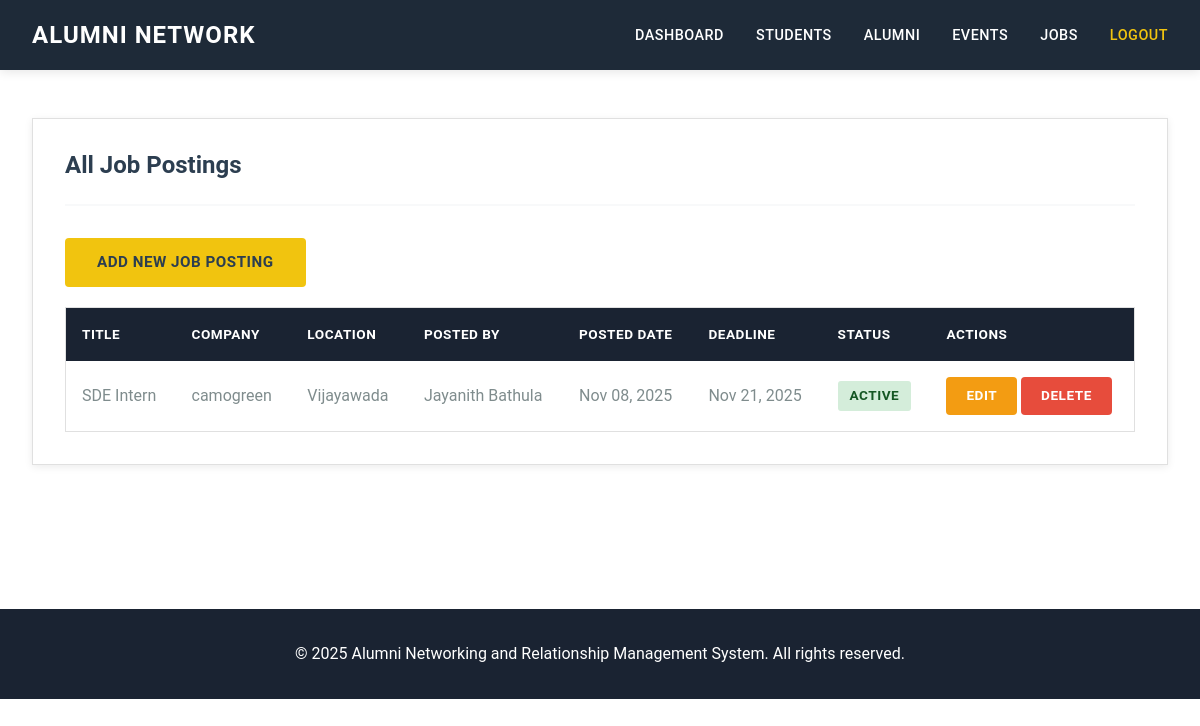
The app's page /alljobs (signed in) with its own data.
### adminapp/models.py (models this page shows, shortened)
class JobPosting(models.Model):
    id = models.AutoField(primary_key=True)
    title = models.CharField(max_length=200, blank=False)
    company = models.CharField(max_length=100, blank=False)
    location = models.CharField(max_length=100, blank=True)
    description = models.TextField(blank=True)
    requirements = models.TextField(blank=True)
    posted_by = models.ForeignKey(Alumni, on_delete=models.CASCADE, related_name='job_postings')
    posted_at = models.DateTimeField(auto_now_add=True)
    application_deadline = models.DateTimeField(null=True, blank=True)
    is_active = models.BooleanField(default=True)
    contact_email = models.CharField(max_length=100, blank=True)
    class Meta:
        db_table = "job_posting_table"

class Alumni(models.Model):
    id=models.AutoField(primary_key=True)
    alumniid=models.BigIntegerField(blank=False,unique=True)
    fullname=models.CharField(max_length=100,blank=False)
    gender=models.CharField(max_length=20,blank=False)
    department=models.CharField(max_length=50,blank=False)
    program = models.CharField(max_length=50, blank=False)
    graduation_year = models.IntegerField(blank=False)
    current_position = models.CharField(max_length=100, blank=True)
    company = models.CharField(max_length=100, blank=True)
    location = models.CharField(max_length=100, blank=True)
    linkedin = models.URLField(max_length=200, blank=True)
    bio = models.TextField(blank=True)
    password=models.CharField(max_length=100,blank=False,default="Alumni123")
    email=models.CharField(max_length=100,blank=False,unique=True)
    contact=models.CharField(max_length=20,blank=False,unique=True)
    profile_picture = models.ImageField(upload_to='alumni_profiles/', blank=True, null=True)
    is_approved = models.BooleanField(default=False)
    created_at = models.DateTimeField(auto_now_add=True)
    class Meta:
        db_table = "alumni_table"

### adminapp/views.py (the view)
# urls.py: path("alljobs", views.alljobs, name="alljobs"),
def alljobs(request):
    if 'role' not in request.session or request.session['role'] != 'admin':
        messages.error(request, 'Please login first!')
        return redirect('login')
    jobs = JobPosting.objects.all().order_by('-posted_at')
    return render(request, 'admin/alljobs.html', {'jobs': jobs})

### templates/admin/alljobs.html
{% extends 'base.html' %}
{% block content %}
<div class="card">
    <div class="card-header">
        <h2 class="card-title">All Job Postings</h2>
    </div>
    <div style="margin-bottom: 20px;">
        <a href="{% url 'addjob' %}" class="btn btn-primary">Add New Job Posting</a>
    </div>
    <div class="table-container">
        <table>
            <thead>
                <tr>
                    <th>Title</th>
                    <th>Company</th>
                    <th>Location</th>
                    <th>Posted By</th>
                    <th>Posted Date</th>
                    <th>Deadline</th>
                    <th>Status</th>
                    <th>Actions</th>
                </tr>
            </thead>
            <tbody>
                {% for job in jobs %}
                <tr>
                    <td>{{ job.title }}</td>
                    <td>{{ job.company }}</td>
                    <td>{{ job.location|default:"-" }}</td>
                    <td>{{ job.posted_by.fullname }}</td>
                    <td>{{ job.posted_at|date:"M d, Y" }}</td>
                    <td>{{ job.application_deadline|date:"M d, Y"|default:"-" }}</td>
                    <td>
                        {% if job.is_active %}
                        <span class="status status-active">Active</span>
                        {% else %}
                        <span class="status status-inactive">Inactive</span>
                        {% endif %}
                    </td>
                    <td>
                        <a href="{% url 'editjob' job.id %}" class="btn btn-warning btn-sm">Edit</a>
                        <a href="{% url 'deletejob' job.id %}" class="btn btn-danger btn-sm" onclick="return confirm('Are you sure?')">Delete</a>
                    </td>
                </tr>
                {% empty %}
                <tr>
                    <td colspan="8" class="empty-state">No job postings found</td>
                </tr>
                {% endfor %}
            </tbody>
        </table>
    </div>
</div>
{% endblock %}

### static/css/style.css (style rules this page uses)
* { margin: 0; padding: 0; box-sizing: border-box; }
:root { --primary-dark: #1a2332; --primary-blue: #2c3e50; --nav-dark: #1e2a38; --white: #ffffff; --yellow: #f1c40f; --yellow-dark: #d4ac0d; --gray-light: #f8f9fa; --gray: #95a5a6; --gray-dark: #7f8c8d; --gray-darker: #34495e; --text-dark: #2c3e50; --text-gray: #7f8c8d; --text-light: #95a5a6; --font-primary: 'Roboto', -apple-system, BlinkMacSystemFont, 'Segoe UI', sans-serif; --font-heading: 'Montserrat', 'Roboto', sans-serif; --spacing-xs: 0.5rem; --spacing-sm: 1rem; --spacing-md: 1.5rem; --spacing-lg: 2rem; --spacing-xl: 3rem; --spacing-2xl: 4rem; --transition: all 0.3s ease; }
body { font-family: var(--font-primary); font-size: 16px; line-height: 1.6; color: var(--text-dark); background-color: var(--white); -webkit-font-smoothing: antialiased; }
h1, h2, h3, h4, h5, h6 { font-family: var(--font-heading); font-weight: 700; line-height: 1.2; color: var(--text-dark); margin-bottom: var(--spacing-md); }
h2 { font-size: 2rem; }
a { color: var(--primary-blue); text-decoration: none; transition: var(--transition); }
.card { background: var(--white); border: 1px solid #e0e0e0; padding: var(--spacing-lg); margin-bottom: var(--spacing-lg); box-shadow: 0 2px 8px rgba(0, 0, 0, 0.08); transition: var(--transition); }
.card-header { border-bottom: 2px solid var(--gray-light); padding-bottom: var(--spacing-md); margin-bottom: var(--spacing-lg); }
.card-title { font-size: 1.5rem; font-weight: 700; color: var(--text-dark); margin-bottom: 0; }
.status { display: inline-block; padding: 0.25rem 0.75rem; font-size: 0.85rem; font-weight: 600; text-transform: uppercase; letter-spacing: 0.5px; border-radius: 3px; }
.status-active { background: #d4edda; color: #155724; }
.btn { display: inline-block; padding: 0.75rem 2rem; font-size: 0.95rem; font-weight: 600; text-transform: uppercase; letter-spacing: 0.5px; border: none; border-radius: 4px; cursor: pointer; transition: var(--transition); text-decoration: none; text-align: center; }
.btn-primary { background: var(--yellow); color: var(--text-dark); }
.btn-danger { background: #e74c3c; color: var(--white); }
.btn-warning { background: #f39c12; color: var(--white); }
.btn-sm { padding: 0.5rem 1.25rem; font-size: 0.85rem; }
.table-container { overflow-x: auto; border: 1px solid #e0e0e0; }
table { width: 100%; border-collapse: collapse; background: var(--white); }
thead { background: var(--primary-dark); }
th { padding: 1rem; text-align: left; font-weight: 600; color: var(--white); text-transform: uppercase; font-size: 0.85rem; letter-spacing: 0.5px; }
td { padding: 1rem; border-bottom: 1px solid #e0e0e0; color: var(--text-gray); }
tbody tr:last-child td { border-bottom: none; }

### records on screen
JobPosting: title "SDE Intern", company "camogreen", location "Vijayawada", posted_by.fullname "Jayanith Bathula", posted_at "Nov 08, 2025", application_deadline "Nov 21, 2025", is_active "ACTIVE"
